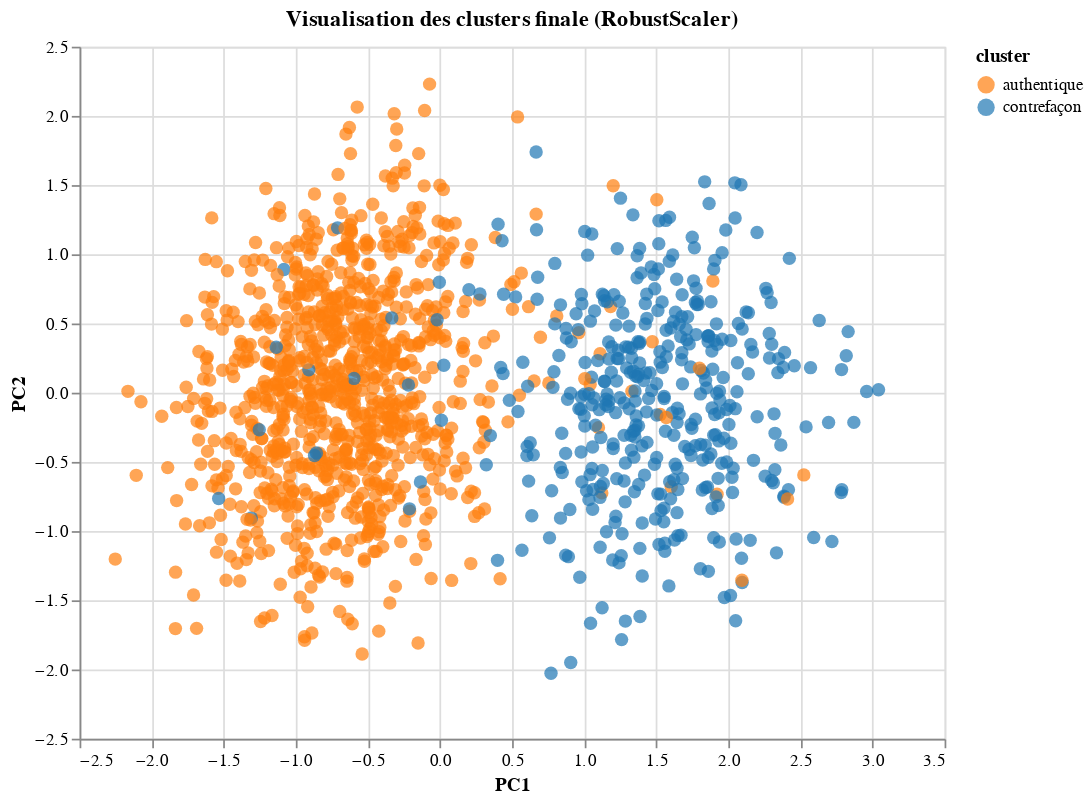

This figure's notebook cell:
### Code cell
# === ENTRAÎNEMENT DU MODÈLE DE PRODUCTION ===

# Supprimer les lignes avec des valeurs manquantes
df.dropna(inplace=True)

# Convertir la colonne 'is_genuine' en type entier
df['is_genuine'] = df['is_genuine'].astype(int)

# Séparer features et target pour l'ensemble complet
X = df.drop(columns=['is_genuine'])
y = df['is_genuine']

# Identifier et supprimer les outliers
def remove_outliers(X_data, y_data):
    """
    Identifie et supprime les outliers en utilisant la méthode IQR.
    """
    X_data_no_outliers = X_data.copy()
    y_data_no_outliers = y_data.copy()
    mask_no_outliers = np.ones(len(X_data), dtype=bool)
    
    numerical_X_data = X_data.select_dtypes(include=[np.number])
    
    for col in numerical_X_data.columns:
        Q1 = numerical_X_data[col].quantile(0.25)
        Q3 = numerical_X_data[col].quantile(0.75)
        IQR = Q3 - Q1
        lower_bound = Q1 - 1.5 * IQR
        upper_bound = Q3 + 1.5 * IQR
        
        mask_col = (numerical_X_data[col] >= lower_bound) & (numerical_X_data[col] <= upper_bound)
        mask_no_outliers = mask_no_outliers & mask_col
    
    X_data_no_outliers = X_data[mask_no_outliers]
    y_data_no_outliers = y_data[mask_no_outliers]
    
    print("Nombre de lignes supprimées:", len(X_data) - len(X_data_no_outliers))
    return X_data_no_outliers, y_data_no_outliers

# Supprimer les outliers
X_no_outliers, y_no_outliers = remove_outliers(X, y)

# === PRÉPARATION POUR L'ACP ===

# Sélectionner les colonnes numériques pour l'ACP
numerical_features = X_no_outliers.select_dtypes(include=[np.number])

# Normaliser avec RobustScaler
robust_scaler = RobustScaler()
robust_scaled_data = robust_scaler.fit_transform(numerical_features)

# Appliquer l'ACP
pca_robust = PCA()
pca_result_robust = pca_robust.fit_transform(robust_scaled_data)

# Paramètres du modèle
n_clusters = 2
n_components = 2

# === CLUSTERING ===

# Appliquer KMeans
kmeans_robust = KMeans(n_clusters=n_clusters, random_state=42)
kmeans_robust.fit(pca_result_robust[:, :n_components])

# Ajouter les labels de cluster au DataFrame
X_no_outliers['cluster_robust'] = kmeans_robust.labels_

# Ajouter is_genuine pour l'analyse
X_no_outliers['is_genuine'] = y_no_outliers

# Déterminer le nom du cluster
cluster_names_robust = X_no_outliers.groupby('cluster_robust')['is_genuine'].agg(
    lambda x: 'authentique' if x.mean() > 0.5 else 'contrefaçon'
).to_dict()


# === VISUALISATION DES CLUSTERS ===

# Initialiser les noms de clusters de manière explicite
cluster_names_robust = {
    0: 'authentique',
    1: 'contrefaçon'
}

# Ajuster les noms selon les moyennes
for cluster in [0, 1]:
    mean = X_no_outliers[X_no_outliers['cluster_robust'] == cluster]['is_genuine'].mean()
    cluster_names_robust[cluster] = 'authentique' if mean > 0.5 else 'contrefaçon'

# Créer DataFrame pour Altair
df_pca_robust = pd.DataFrame(pca_result_robust[:, :2], columns=['PC1', 'PC2'])
df_pca_robust['cluster'] = X_no_outliers['cluster_robust'].map(cluster_names_robust)

# Définir explicitement l'échelle de couleurs
color_scale = alt.Scale(
    domain=['authentique', 'contrefaçon'],
    range=['#ff7f0e', '#1f77b4']  # orange pour authentique, bleu pour contrefaçon
)

# Visualiser avec Altair
chart_robust = alt.Chart(df_pca_robust).mark_circle(size=60).encode(
    x='PC1',
    y='PC2',
    color=alt.Color('cluster:N', scale=color_scale),
    tooltip=['PC1', 'PC2', 'cluster']
).properties(
    title='Visualisation des clusters finale (RobustScaler)',
    width=500,
    height=400
).interactive()

# Afficher le graphique
chart_robust.display()

# Vérifier la distribution des clusters
print("\nDistribution des clusters:")
print(df_pca_robust['cluster'].value_counts())

# === ANALYSE DES CLUSTERS ===

print("\nComposition finale des clusters:")
print(y_no_outliers.groupby(X_no_outliers['cluster_robust']).value_counts(normalize=True))

# Corrélations entre les variables et les composantes principales
correlations_robust = pd.DataFrame(
    pca_robust.components_.T,
    columns=[f'PC{i+1}' for i in range(pca_robust.n_components_)],
    index=numerical_features.columns
)
print("\nCorrélations entre les variables et les composantes principales:")
print(correlations_robust)

# === SAUVEGARDE DES MODÈLES ===

# Créer le dossier 'kmeans' s'il n'existe pas
if not os.path.exists('kmeans'):
    os.makedirs('kmeans')
# === SAUVEGARDE DES MODÈLES ===


# Sauvegarder la configuration du modèle
model_config = {
    'n_components': n_components,
    'n_clusters': n_clusters,
    'cluster_names': cluster_names_robust,
    'feature_columns': numerical_features.columns.tolist()
}
joblib.dump(model_config, os.path.join('kmeans', 'model_config.pkl'))

# Sauvegarder les modèles
joblib.dump(kmeans_robust, os.path.join('kmeans', 'Kmeans_production.pkl'))
joblib.dump(pca_robust, os.path.join('kmeans', 'ACP_production.pkl'))
joblib.dump(robust_scaler, os.path.join('kmeans', 'Robust_scaler_production.pkl'))

print("\nModèles et configuration sauvegardés avec succès dans le dossier 'kmeans':")
print("- Kmeans_production.pkl")
print("- ACP_production.pkl")
print("- Robust_scaler_production.pkl")
print("- model_config.pkl")

# Vérification des éléments sauvegardés
print("\nContenu de la configuration:")
print(f"Nombre de composantes: {model_config['n_components']}")
print(f"Nombre de clusters: {model_config['n_clusters']}")
print(f"Noms des clusters: {model_config['cluster_names']}")
print(f"Colonnes utilisées: {model_config['feature_columns']}")

### Figure 1 — Vega-Lite specification as saved in the notebook (floating-point values rounded to 4 significant figures; data arrays with more than 128 entries replaced by an {"elided": "..."} marker saying what was removed)
{"config": {"view": {"continuousWidth": 300, "continuousHeight": 300}}, "data": {"name": "data-b242f5ba0b8b9a1493b563cae2834266"}, "mark": {"type": "circle", "size": 60}, "encoding": {"color": {"field": "cluster", "scale": {"domain": ["authentique", "contrefaçon"], "range": ["#ff7f0e", "#1f77b4"]}, "type": "nominal"}, "tooltip": [{"field": "PC1", "type": "quantitative"}, {"field": "PC2", "type": "quantitative"}, {"field": "cluster", "type": "nominal"}], "x": {"field": "PC1", "type": "quantitative"}, "y": {"field": "PC2", "type": "quantitative"}}, "height": 400, "params": [{"name": "param_5", "select": {"type": "interval", "encodings": ["x", "y"]}, "bind": "scales"}], "title": "Visualisation des clusters finale (RobustScaler)", "width": 500, "$schema": "https://vega.github.io/schema/vega-lite/v5.20.1.json", "datasets": {"data-b242f5ba0b8b9a1493b563cae2834266": {"elided": "1410 records"}}}
